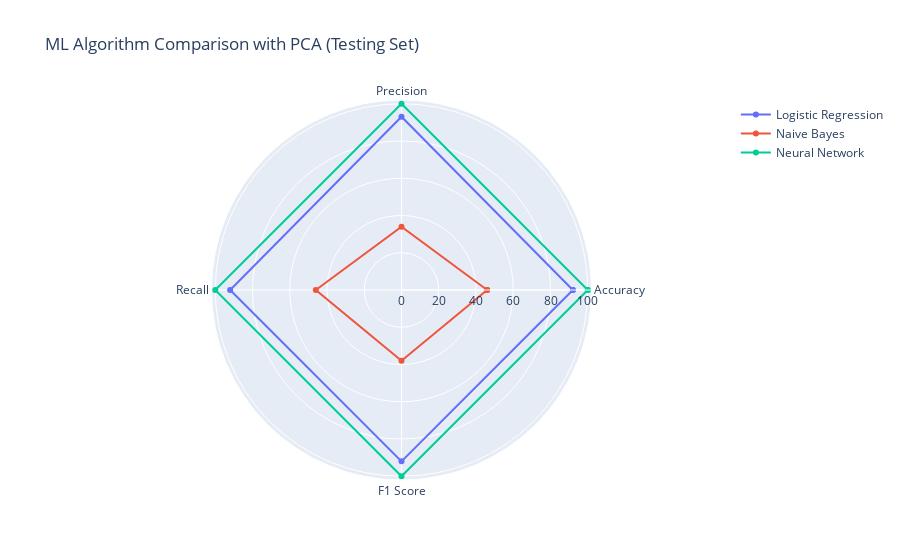
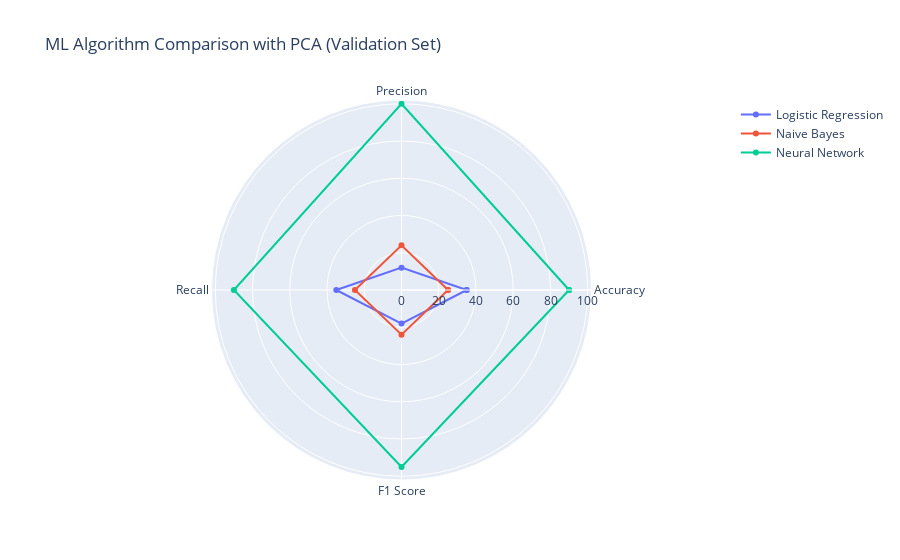

The notebook cell saved with these charts, in order:
### Markdown cell above
# Data visualization with PCA

### Code cell
categories = ['Accuracy', 'Precision', 'Recall', 'F1 Score']
categories = [*categories, categories[0]]
test_LR_w_PCA = [np.round(100*0.5), np.round(100*0.386111), np.round(100*0.5), np.round(100*0.404356)]
test_NB_w_PCA = [np.round(100*0.458333), np.round(100*0.440171), np.round(100*0.458333), np.round(100*0.411765)]
test_NN_w_PCA = [np.round(100*0.916667), np.round(100*1), np.round(100*0.916667), np.round(100*1)]
test_LR_w_PCA = [*test_LR_wo_PCA, test_LR_wo_PCA[0]]
test_NB_w_PCA = [*test_NB_wo_PCA, test_NB_wo_PCA[0]]
test_NN_w_PCA = [*test_NN_wo_PCA, test_NN_wo_PCA[0]]

fig = go.Figure(
    data=[
        go.Scatterpolar(r=test_LR_w_PCA, theta=categories, name='Logistic Regression'),
        go.Scatterpolar(r=test_NB_w_PCA, theta=categories, name='Naive Bayes'),
        go.Scatterpolar(r=test_NN_w_PCA, theta=categories, name='Neural Network')
    ],
    layout=go.Layout(
        title=go.layout.Title(text='ML Algorithm Comparison with PCA (Testing Set)'),
        polar={'radialaxis': {'visible': True}},
        showlegend=True
    )
)

plotly.offline.iplot(fig)

val_LR_w_PCA = [np.round(100*0.35), np.round(100*0.1225), np.round(100*0.35), np.round(100*0.181481)]
val_NB_w_PCA = [np.round(100*0.25), np.round(100*0.2375), np.round(100*0.25), np.round(100*0.243333)]
val_NN_w_PCA = [np.round(100*0.9), np.round(100*1), np.round(100*0.9), np.round(100*0.947386)]
val_LR_w_PCA = [*val_LR_w_PCA, val_LR_w_PCA[0]]
val_NB_w_PCA = [*val_NB_w_PCA, val_NB_w_PCA[0]]
val_NN_w_PCA = [*val_NN_w_PCA, val_NN_w_PCA[0]]

fig2 = go.Figure(
    data=[
        go.Scatterpolar(r=val_LR_w_PCA, theta=categories, name='Logistic Regression'),
        go.Scatterpolar(r=val_NB_w_PCA, theta=categories, name='Naive Bayes'),
        go.Scatterpolar(r=val_NN_w_PCA, theta=categories, name='Neural Network')
    ],
    layout=go.Layout(
        title=go.layout.Title(text='ML Algorithm Comparison with PCA (Validation Set)'),
        polar={'radialaxis': {'visible': True}},
        showlegend=True
    )
)

plotly.offline.iplot(fig2)

### Figure 1 — Plotly figure (JSON) as saved in the notebook; plotly's stock layout.template omitted (floating-point values rounded to 4 significant figures)
{"data": [{"name": "Logistic Regression", "r": [92, 93, 92, 92, 92, 92], "theta": ["Accuracy", "Precision", "Recall", "F1 Score", "Accuracy"], "type": "scatterpolar"}, {"name": "Naive Bayes", "r": [46, 34, 46, 38, 46, 46], "theta": ["Accuracy", "Precision", "Recall", "F1 Score", "Accuracy"], "type": "scatterpolar"}, {"name": "Neural Network", "r": [100, 100, 100, 100, 100, 100], "theta": ["Accuracy", "Precision", "Recall", "F1 Score", "Accuracy"], "type": "scatterpolar"}], "layout": {"polar": {"radialaxis": {"visible": true}}, "showlegend": true, "title": {"text": "ML Algorithm Comparison with PCA (Testing Set)"}}}

### Figure 2 — Plotly figure (JSON) as saved in the notebook; plotly's stock layout.template omitted (floating-point values rounded to 4 significant figures)
{"data": [{"name": "Logistic Regression", "r": [35, 12, 35, 18, 35], "theta": ["Accuracy", "Precision", "Recall", "F1 Score", "Accuracy"], "type": "scatterpolar"}, {"name": "Naive Bayes", "r": [25, 24, 25, 24, 25], "theta": ["Accuracy", "Precision", "Recall", "F1 Score", "Accuracy"], "type": "scatterpolar"}, {"name": "Neural Network", "r": [90, 100, 90, 95, 90], "theta": ["Accuracy", "Precision", "Recall", "F1 Score", "Accuracy"], "type": "scatterpolar"}], "layout": {"polar": {"radialaxis": {"visible": true}}, "showlegend": true, "title": {"text": "ML Algorithm Comparison with PCA (Validation Set)"}}}
